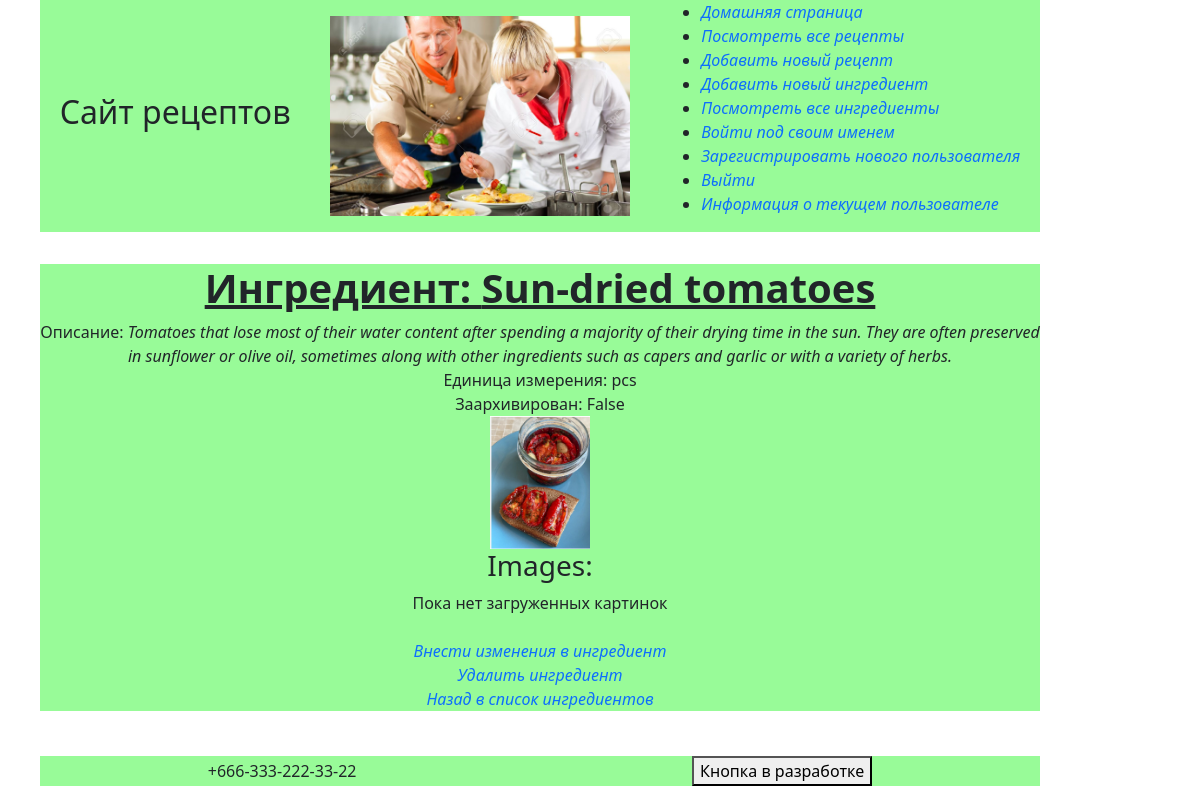
/ingred/14/, run on an earlier commit of the app's database.
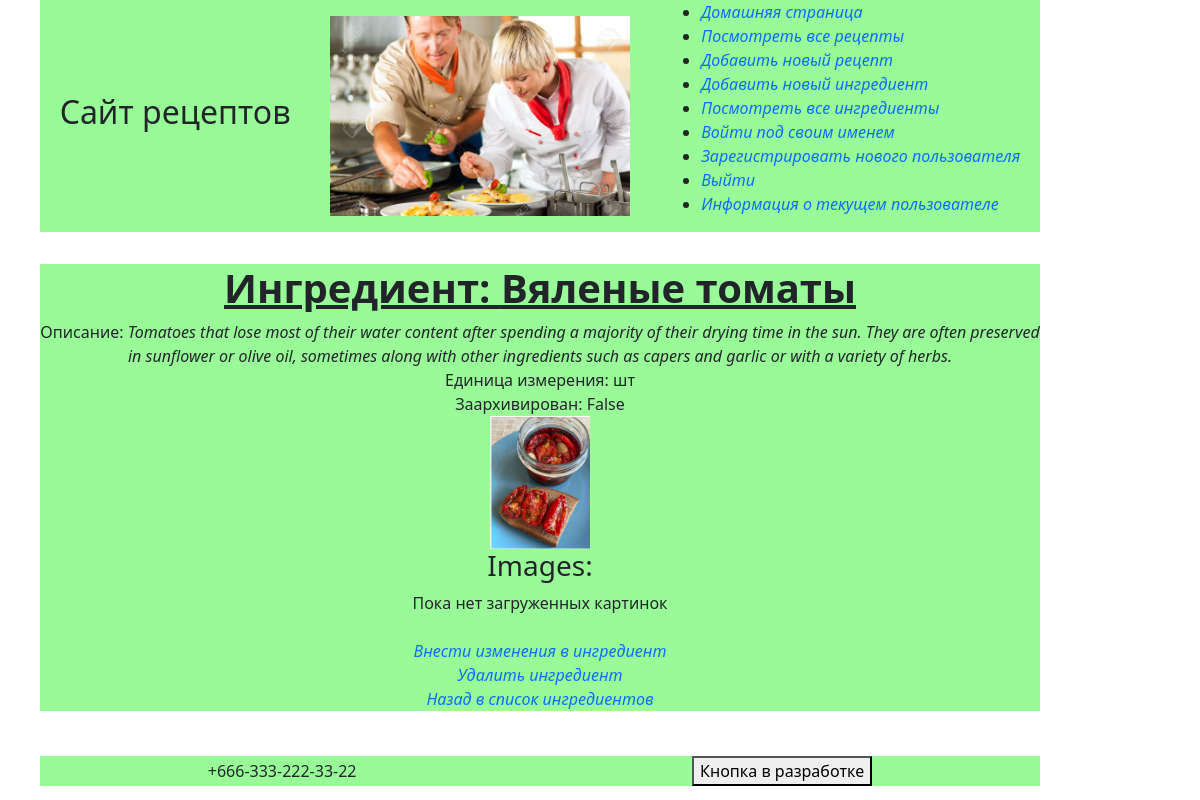
And on a later commit of the database.
### recipeapp/models.py (models this page shows, shortened)
class Ingredient(models.Model):
    class Meta:
        ordering = ["name", 'measurement_unit']
    name = models.CharField(max_length=100, db_index=True)
    description = models.TextField(null=False, blank=True, db_index=True)
    measurement_unit = models.CharField(max_length=20, default='units')
    archived = models.BooleanField(default=False)
    preview = models.ImageField(null=True, blank=True, upload_to=ingredient_preview_directory_path)

### recipeapp/views.py (the view)
# urls.py: path('ingred/<int:pk>/', IngredientDetailsView.as_view(), name='ingredient_details'),
class IngredientDetailsView(DetailView):
    template_name = 'recipeapp/ingredient-details.html'
    queryset = Ingredient.objects.prefetch_related('images')
    context_object_name = 'ingredient'

### recipeapp/templates/recipeapp/ingredient-details.html (shortened to what this page needs)
{% extends 'recipeapp/base.html' %}
{% block body %}
<div class="fixed-container">
    <h1><u><strong>Ингредиент: {{ ingredient.name }}</u></strong></h1>
    <div>Описание: <em>{{ ingredient.description }}</em></div>
    <div>Единица измерения: {{ ingredient.measurement_unit }}</div>
    <div>Заархивирован: {{ ingredient.archived }}</div>
    {% if ingredient.preview %}
    <img src="{{ ingredient.preview.url }}" alt="{{ ingredient.preview.name }}" width="100px">
    {% endif %}
    <h3>Images:</h3>
    <div>
        {% for img in ingredient.images.all %}
        <div>
            <img src="{{ img.image.url }}" alt="{{ img.image.name }}">
            <div>{{ img.description }}</div>
        </div>
        {% empty %}
        <div>Пока нет загруженных картинок</div>
        {% endfor %}
    </div>
    <br>
    <div>
        <a href="{% url 'recipeapp:ingredient_update' pk=ingredient.pk %}">Внести изменения в ингредиент</a>
    </div>
    <div>
        <a href="{% url 'recipeapp:ingredient_delete' pk=ingredient.pk %}">Удалить ингредиент</a>
    </div>
    <div>
        <a href="{% url 'recipeapp:ingredients_list' %}">Назад в список ингредиентов</a>
    </div>
</div>
{% endblock %}

What changed in the data, as far as the page shows it:
changed Ingredient "False": name "Sun-dried tomatoes" → "Вяленые томаты"; measurement_unit "pcs" → "шт"
